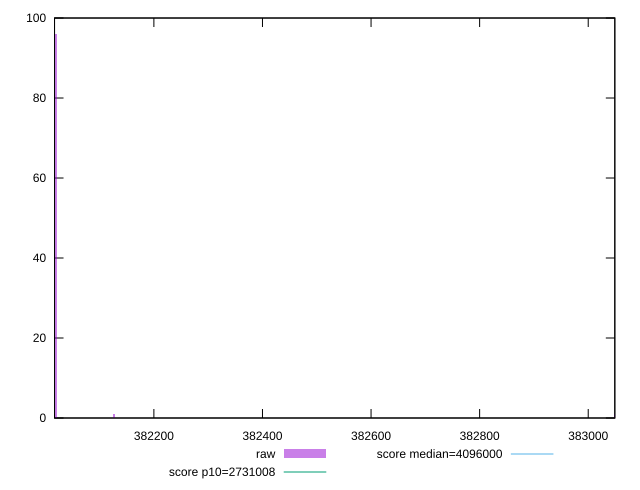

This figure's gnuplot source:
reset

$raw <<EOF
382126.9174615567 1
383049.12399375637 1
382020.5090155336 96
382016.9620673328 2
EOF

set key outside below
set boxwidth 3.546948200768157
set xrange [382017:383049]
set yrange [0:100]
set trange [0:100]
set style fill transparent solid 0.5 noborder

set parametric
set terminal svg size 640, 490 enhanced background rgb 'white'
set output "report_00015_2021-02-09T16-11-33.973Z/total-byte-weight/samples/pages+cached+noadtech+nomedia+nocss/raw/histogram.svg"

plot $raw title "raw" with boxes, \
     2731008,t title "score p10=2731008", \
     4096000,t title "score median=4096000"

reset
